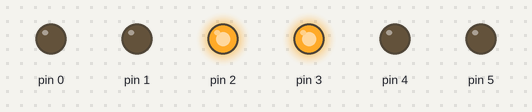
Simulated run of this sketch. Board: Arduino Uno, built with avr-gcc and run on an emulated ATmega328P. Parts: output pins drawn as LEDs (lit = HIGH).

Above: at 0.12 s.
At 0.62 s:
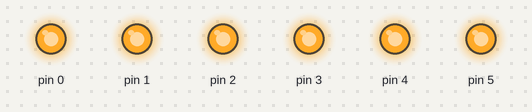
At 0.87 s:
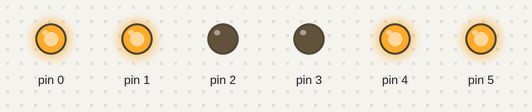
At 1.12 s:
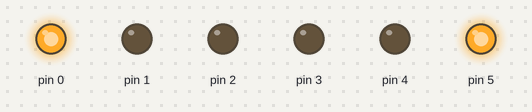
At 1.87 s:
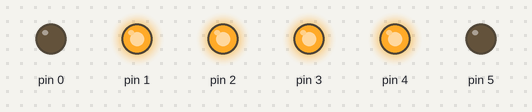
At 2.87 s:
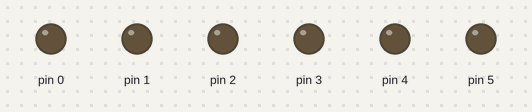
Timing chart, 0 to 3.5 s (numbered marks = the images above):
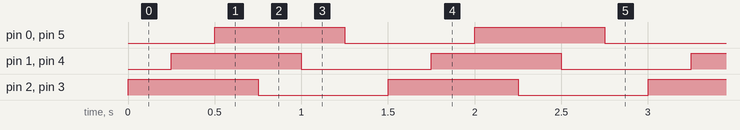

The sketch:

icten_yanip_sonen_isiklar1.ino
```cpp
// C++ code
//
void setup()
{
  pinMode(0, OUTPUT);
  pinMode(1, OUTPUT);
  pinMode(2, OUTPUT);
  pinMode(3, OUTPUT);
  pinMode(4, OUTPUT);
  pinMode(5, OUTPUT);

}

void loop()
{
  int degisken = 250;
  digitalWrite(2, 1);
  digitalWrite(3, 1);

  delay(degisken);
  digitalWrite(1, 1);
  digitalWrite(4, 1);

  delay(degisken);
  digitalWrite(0, 1);
  digitalWrite(5, 1);
  delay(degisken);

  digitalWrite(2, 0);
  digitalWrite(3, 0);

  delay(degisken);
  digitalWrite(1, 0);
  digitalWrite(4, 0);
  delay(degisken);


  digitalWrite(0, 0);
  digitalWrite(5, 0);
  delay(degisken);

}
```

Measured:
- by itself, pin 0–5: alternates HIGH for 0.75 s and LOW for 0.75 s
- by itself, everything shown: repeats every 1.5 s, in 6 steps
